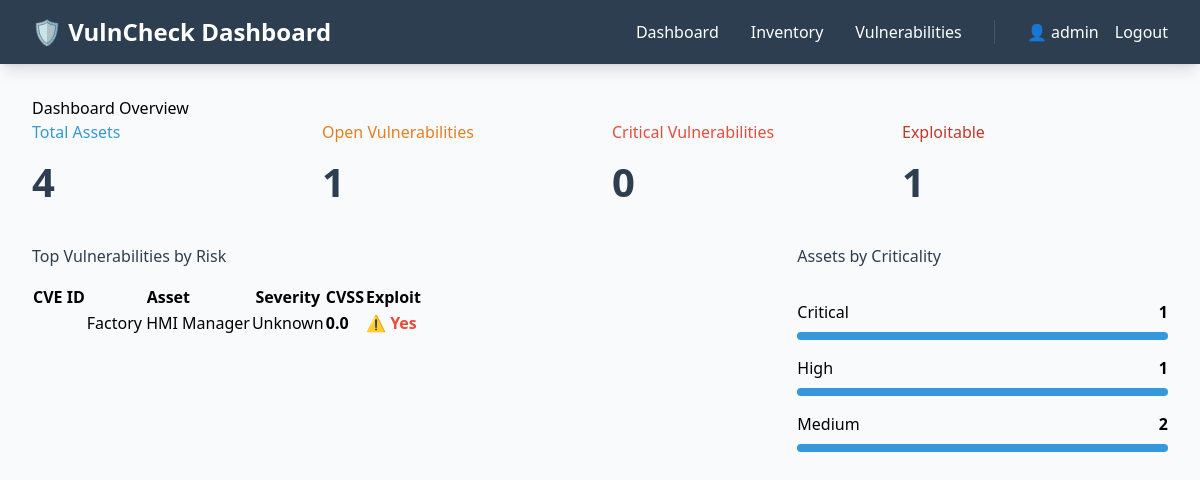
The app's page /dashboard (signed in) with its own data.
### tables this page shows
CREATE TABLE users (
            id INTEGER PRIMARY KEY AUTOINCREMENT,
            username TEXT UNIQUE NOT NULL,
            email TEXT UNIQUE NOT NULL,
            password_hash TEXT NOT NULL,
            created_at TIMESTAMP DEFAULT CURRENT_TIMESTAMP
        );

CREATE TABLE vulnerabilities (
            id INTEGER PRIMARY KEY AUTOINCREMENT,
            cve_id TEXT UNIQUE NOT NULL,
            asset_id INTEGER,
            severity TEXT,
            cvss_score REAL,
            description TEXT,
            exploit_available INTEGER,
            published_date DATE,
            status TEXT,
            last_updated TIMESTAMP DEFAULT CURRENT_TIMESTAMP,
            FOREIGN KEY (asset_id) REFERENCES assets(id) ON DELETE CASCADE
        );

CREATE TABLE assets (
            id INTEGER PRIMARY KEY AUTOINCREMENT,
            name TEXT NOT NULL,
            type TEXT NOT NULL,
            cpe_string TEXT,
            ip_address TEXT,
            software TEXT,
            version TEXT,
            criticality TEXT,
            added_date DATE,
            user_id INTEGER,
            FOREIGN KEY (user_id) REFERENCES users(id)
        );

### app.py (the view)
@app.route('/dashboard')
@login_required
def dashboard():
    conn = get_db()
    cursor = conn.cursor()
    cursor.execute("SELECT COUNT(*) FROM assets WHERE user_id = ?", (current_user.id,))
    total_assets = cursor.fetchone()[0]
    cursor.execute("""
        SELECT COUNT(DISTINCT v.id)
        FROM vulnerabilities v
        JOIN assets a ON v.asset_id = a.id
        WHERE a.user_id = ? AND v.status = 'Open'
    """, (current_user.id,))
    total_vulns = cursor.fetchone()[0]
    cursor.execute("""
        SELECT COUNT(DISTINCT v.id)
        FROM vulnerabilities v
        JOIN assets a ON v.asset_id = a.id
        WHERE a.user_id = ? AND v.severity = 'Critical' AND v.status = 'Open'
    """, (current_user.id,))
    critical_vulns = cursor.fetchone()[0]
    cursor.execute("""
        SELECT COUNT(DISTINCT v.id)
        FROM vulnerabilities v
        JOIN assets a ON v.asset_id = a.id
        WHERE a.user_id = ? AND v.exploit_available = 1 AND v.status = 'Open'
    """, (current_user.id,))
    exploitable_vulns = cursor.fetchone()[0]
    cursor.execute("""
        SELECT v.*, a.name as asset_name
        FROM vulnerabilities v
        JOIN assets a ON v.asset_id = a.id
        WHERE a.user_id = ? AND v.status = 'Open'
        ORDER BY v.cvss_score DESC, v.last_updated DESC
        LIMIT 10
    """, (current_user.id,))
    recent_vulns = [dict_from_row(row) for row in cursor.fetchall()]
    cursor.execute("""
        SELECT criticality, COUNT(*) as count
        FROM assets
        WHERE user_id = ?
        GROUP BY criticality
    """, (current_user.id,))
    assets_by_criticality = [dict_from_row(row) for row in cursor.fetchall()]
    stats = {
        'total_assets': total_assets,
        'total_vulns': total_vulns,
        'critical_vulns': critical_vulns,
        'exploitable_vulns': exploitable_vulns,
        'recent_vulns': recent_vulns,
        'assets_by_criticality': assets_by_criticality
    }
    return render_template('dashboard.html', stats=stats)

### app.py (called while the page is built)
@login_manager.user_loader
def load_user(user_id):
    conn = get_db()
    cursor = conn.cursor()
    cursor.execute("SELECT * FROM users WHERE id = ?", (user_id,))
    user_data = cursor.fetchone()
    if user_data:
        return User(user_data[0], user_data[1], user_data[2])
    return None

def get_db():
    if 'db' not in g:
        g.db = sqlite3.connect(DATABASE)
        g.db.row_factory = sqlite3.Row
    return g.db

@app.before_request
def setup_vulncheck_api():
    if 'vulncheck_api' not in g:
        g.vulncheck_api = VulnCheckAPI(app.config['VULNCHECK_API_KEY'], app.config['VULNCHECK_BASE_URL'])

def dict_from_row(row):
    return dict(zip(row.keys(), row)) if row else None

### templates/dashboard.html
{% extends "base.html" %}
{% block content %}
<div class="header-actions">
    <h2>Dashboard Overview</h2>
</div>
<div style="display: grid; grid-template-columns: repeat(auto-fit, minmax(250px, 1fr)); gap: 1.5rem; margin-bottom: 2rem;">
    <div class="card">
        <h3 style="color: #3498db; margin-bottom: 0.5rem;">Total Assets</h3>
        <p style="font-size: 2.5rem; font-weight: bold; color: #2c3e50;">{{ stats.total_assets }}</p>
    </div>
    <div class="card">
        <h3 style="color: #e67e22; margin-bottom: 0.5rem;">Open Vulnerabilities</h3>
        <p style="font-size: 2.5rem; font-weight: bold; color: #2c3e50;">{{ stats.total_vulns }}</p>
    </div>
    <div class="card">
        <h3 style="color: #e74c3c; margin-bottom: 0.5rem;">Critical Vulnerabilities</h3>
        <p style="font-size: 2.5rem; font-weight: bold; color: #2c3e50;">{{ stats.critical_vulns }}</p>
    </div>
    <div class="card">
        <h3 style="color: #c0392b; margin-bottom: 0.5rem;">Exploitable</h3>
        <p style="font-size: 2.5rem; font-weight: bold; color: #2c3e50;">{{ stats.exploitable_vulns }}</p>
    </div>
</div>
<div style="display: grid; grid-template-columns: 2fr 1fr; gap: 1.5rem;">
    <div class="card">
        <h3 style="margin-bottom: 1rem; color: #2c3e50;">Top Vulnerabilities by Risk</h3>
        <table>
            <thead>
                <tr>
                    <th>CVE ID</th>
                    <th>Asset</th>
                    <th>Severity</th>
                    <th>CVSS</th>
                    <th>Exploit</th>
                </tr>
            </thead>
            <tbody>
                {% for vuln in stats.recent_vulns %}
                <tr>
                    <td><strong>{{ vuln.cve_id }}</strong></td>
                    <td>{{ vuln.asset_name }}</td>
                    <td>
                        <span class="badge badge-{{ vuln.severity.lower() }}">
                            {{ vuln.severity }}
                        </span>
                    </td>
                    <td><strong>{{ vuln.cvss_score }}</strong></td>
                    <td>
                        {% if vuln.exploit_available %}
                        <span style="color: #e74c3c; font-weight: bold;">⚠️ Yes</span>
                        {% else %}
                        <span style="color: #27ae60;">No</span>
                        {% endif %}
                    </td>
                </tr>
                {% endfor %}
            </tbody>
        </table>
    </div>
    <div class="card">
        <h3 style="margin-bottom: 1rem; color: #2c3e50;">Assets by Criticality</h3>
        <div style="padding: 1rem 0;">
            {% for item in stats.assets_by_criticality %}
            <div style="margin-bottom: 1rem;">
                <div style="display: flex; justify-content: space-between; margin-bottom: 0.5rem;">
                    <span class="badge badge-{{ item.criticality.lower() }}">{{ item.criticality }}</span>
                    <strong>{{ item.count }}</strong>
                </div>
                <div style="background: #ecf0f1; height: 8px; border-radius: 4px; overflow: hidden;">
                    <div style="background: #3498db; height: 100%; width: 100%"></div>
                </div>
            </div>
            {% endfor %}
        </div>
    </div>
</div>
{% endblock %}

### templates/base.html (shortened to what this page needs)
<!DOCTYPE html>
<html lang="en">
<head>
    <script src="https://cdn.tailwindcss.com"></script>
</head>
<body class="bg-gray-50">
    {% if current_user.is_authenticated %}
    <nav class="bg-secondary shadow-lg">
        <div class="max-w-7xl mx-auto px-4 sm:px-6 lg:px-8">
            <div class="flex justify-between h-16">
                <div class="flex items-center">
                    <h1 class="text-white text-2xl font-bold">🛡️ VulnCheck Dashboard</h1>
                </div>
                <div class="flex items-center space-x-8">
                    <a href="{{ url_for('dashboard') }}" class="text-white hover:text-gray-300 font-medium transition duration-150">
                        Dashboard
                    </a>
                    <a href="{{ url_for('inventory') }}" class="text-white hover:text-gray-300 font-medium transition duration-150">
                        Inventory
                    </a>
                    <a href="{{ url_for('vulnerabilities_view') }}" class="text-white hover:text-gray-300 font-medium transition duration-150">
                        Vulnerabilities
                    </a>
                    <div class="border-l border-gray-600 pl-8 flex items-center space-x-4">
                        <span class="text-white">👤 {{ current_user.username }}</span>
                        <a href="{{ url_for('logout') }}" class="text-white hover:text-gray-300 font-medium transition duration-150">
                            Logout
                        </a>
                    </div>
                </div>
            </div>
        </div>
    </nav>
    {% endif %}
    <div class="max-w-7xl mx-auto px-4 sm:px-6 lg:px-8 py-8">
        {% block content %}{% endblock %}
    </div>
</body>
</html>

### records on screen
users: username "admin"
vulnerabilities: asset_name "Factory HMI Manager", severity "Unknown", cvss_score "0.0", exploit_available "⚠️ Yes"

### other values on screen
{{ stats.total_assets }} "4"
{{ stats.total_vulns }} "1"
{{ stats.critical_vulns }} "0"
{{ stats.exploitable_vulns }} "1"
{{ item.criticality }} "Critical" "High" "Medium"
{{ item.count }} "1" "1" "2"
